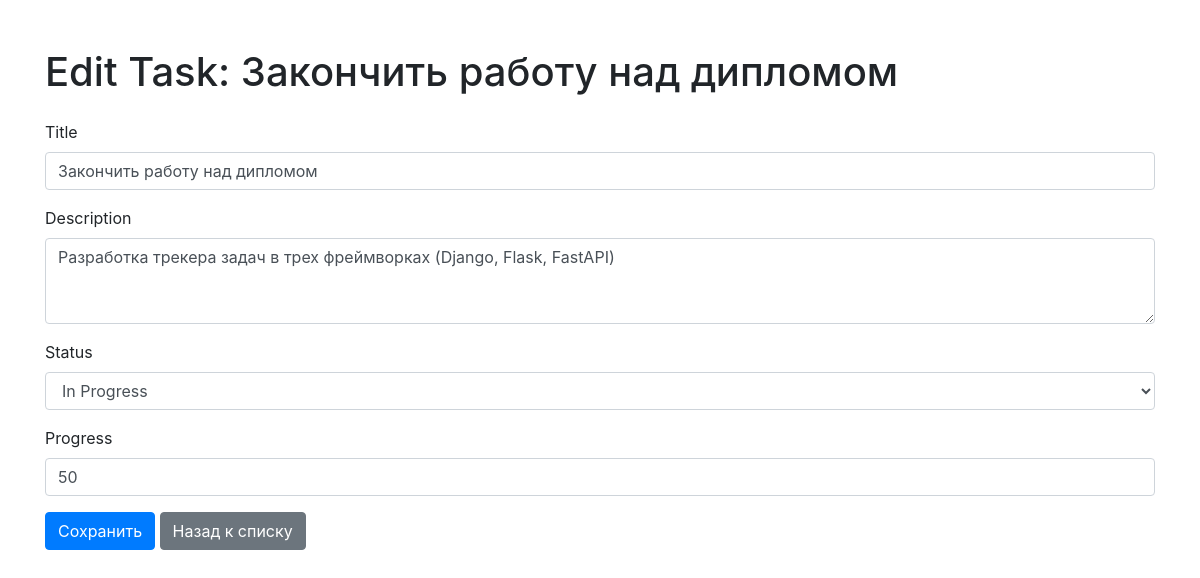
The app's page /tasks/1/edit with its own data.
### app/models.py (models this page shows)
class Task(Base):
    __tablename__ = 'tasks_task'
    id = Column(Integer, primary_key=True, index=True)
    title = Column(String(200))
    description = Column(Text, nullable=True)
    status = Column(String(20), default='todo')
    created_at = Column(DateTime, server_default=func.now())
    updated_at = Column(DateTime, onupdate=func.now())
    progress = Column(Integer, default=0)

### app/main.py (the view)
@app.get("/tasks/{task_id}/edit", name="edit_task")
def edit_task(task_id: int, request: Request, db: Session = Depends(get_db)):
    task = get_task(db=db, task_id=task_id)
    if not task:
        raise HTTPException(status_code=404, detail="Task not found")
    return templates.TemplateResponse("edit_task.html", {"request": request, "task": task})

### app/templates/edit_task.html (shortened to what this page needs)
<!DOCTYPE html>
<html lang="en">
<head>
    <link rel="stylesheet" href="https://stackpath.bootstrapcdn.com/bootstrap/4.5.2/css/bootstrap.min.css">
</head>
<body>
    <div class="container mt-5">
        <h1 class="mb-4">Edit Task: {{ task.title }}</h1>
        <form action="{{ url_for('update_task', task_id=task.id) }}" method="post">
            <div class="form-group">
                <label for="title">Title</label>
                <input type="text" class="form-control" id="title" name="title" value="{{ task.title }}" required>
            </div>
            <div class="form-group">
                <label for="description">Description</label>
                <textarea class="form-control" id="description" name="description" rows="3">{{ task.description }}</textarea>
            </div>
            <div class="form-group">
                <label for="status">Status</label>
                <select class="form-control" id="status" name="status">
                    <option value="in_progress" {% if task.status == 'in_progress' %}selected{% endif %}>In Progress</option>
                </select>
            </div>
            <div class="form-group">
                <label for="progress">Progress</label>
                <input type="number" class="form-control" id="progress" name="progress" min="0" max="100"
                       value="{{ task.progress }}">
            </div>
            <button type="submit" class="btn btn-primary">Сохранить</button>
            <a href="{{ url_for('index') }}" class="btn btn-secondary">Назад к списку</a>
        </form>
    </div>
</body>
</html>

### records on screen
Task: title "Закончить работу над дипломом", description "Разработка трекера задач в трех фреймворках (Django, Flask, FastAPI)", status "In Progress", progress "50"
